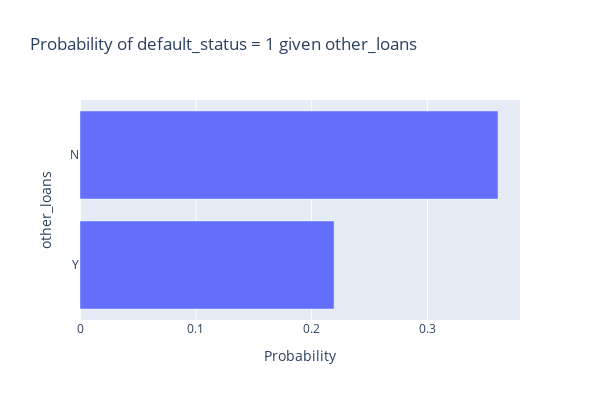

The code cell stored with this chart in its notebook:
### Markdown cell above
The plot above suggests a weak correlation between business_type and the default status, given that the probability of default for business_type = 0 (i.e. 0.33) is slightly higher than business_type = 1 (i.e. 0.27).

### Code cell
plot_category_default_distribution(train, 'other_loans', height = 400)

### Figure 1 — Plotly figure (JSON) as saved in the notebook; plotly's stock layout.template omitted (floating-point values rounded to 4 significant figures)
{"data": [{"alignmentgroup": "True", "hovertemplate": "Probability=%{x}<br>other_loans=%{y}<extra></extra>", "legendgroup": "", "marker": {"color": "#636efa", "pattern": {"shape": ""}}, "name": "", "offsetgroup": "", "orientation": "h", "showlegend": false, "textposition": "auto", "type": "bar", "x": [0.2194, 0.3609], "xaxis": "x", "y": ["Y", "N"], "yaxis": "y"}], "layout": {"barmode": "relative", "height": 400, "legend": {"tracegroupgap": 0}, "title": {"text": "Probability of default_status = 1 given other_loans"}, "width": 600, "xaxis": {"anchor": "y", "domain": [0, 1], "title": {"text": "Probability"}}, "yaxis": {"anchor": "x", "domain": [0, 1], "tickmode": "linear", "title": {"text": "other_loans"}}}}
